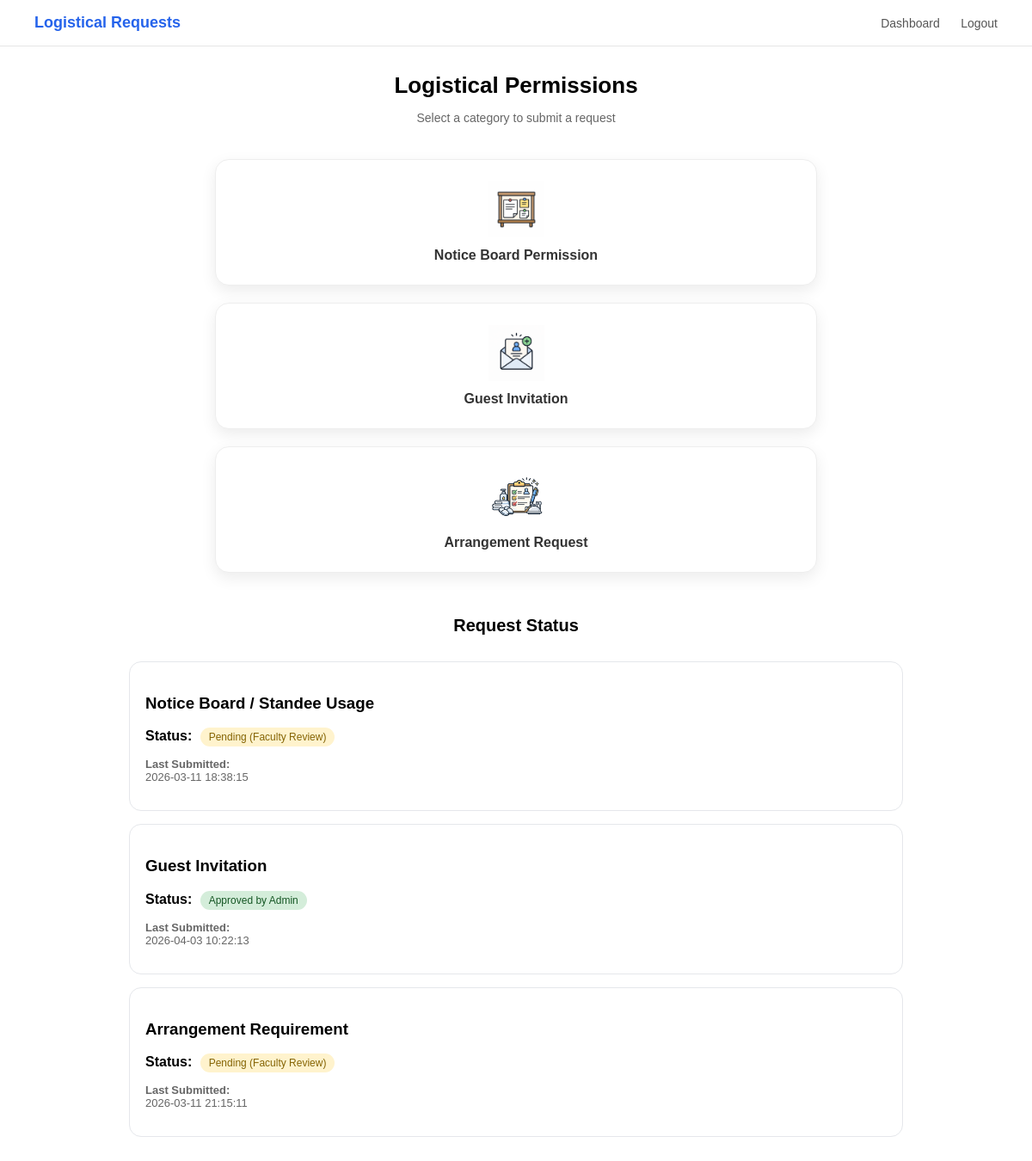
The page /logistics.php (signed in) on the database its author committed.
### tables this page shows
CREATE TABLE `logistical_requests` (
  `request_id` int(11) NOT NULL,
  `committee_id` varchar(50) DEFAULT NULL,
  `type` enum('notice_board','guest_invitation','arrangement') DEFAULT NULL,
  `status` enum('pending','approved','rejected') DEFAULT 'pending',
  `created_at` timestamp NOT NULL DEFAULT current_timestamp(),
  `rejection_reason` varchar(255) DEFAULT NULL,
  `forwarded_to_admin` tinyint(1) DEFAULT 0,
  `admin_status` enum('pending','approved','rejected') DEFAULT 'pending',
  `admin_remarks` varchar(255) DEFAULT NULL
);

### logistics.php (the view, shortened to what this page needs)
<?php
require 'includes/db_connect.php';
$committee_id = $_SESSION['committee_id'];
$stmt = $conn->prepare("
SELECT request_id, type, status, created_at, rejection_reason,
       forwarded_to_admin, admin_status
FROM logistical_requests
WHERE committee_id = ?
AND created_at = (
    SELECT MAX(created_at)
    FROM logistical_requests l2
    WHERE l2.type = logistical_requests.type
    AND l2.committee_id = ?
)
");
$stmt->bind_param("ss",$committee_id,$committee_id);
$stmt->execute();
$result = $stmt->get_result();
$requests = [];
while($row = $result->fetch_assoc()){
    $requests[$row['type']] = $row;
}
$categories = [
    "notice_board" => "Notice Board / Standee Usage",
    "guest_invitation" => "Guest Invitation",
    "arrangement" => "Arrangement Requirement"
];
?>
<!DOCTYPE html>
<html>
<head>
</head>
<body>
<div class="header">
<h2>Logistical Requests</h2>
<div>
<a href="committee_dashboard.php">Dashboard</a>
<a href="logout.php">Logout</a>
</div>
</div>
<div class="title">
<h1>Logistical Permissions</h1>
<p>Select a category to submit a request</p>
</div>
<div class="grid">
    <a href="notice_board.php">
        <div class="grid-card">
            <img src="assets/images/noticeboard.png" class="grid-icon">
            <span>Notice Board Permission</span>
        </div>
    </a>
    <a href="guest_invitation.php">
        <div class="grid-card">
            <img src="assets/images/guestinv.png" class="grid-icon">
            <span>Guest Invitation</span>
        </div>
    </a>
    <a href="arrangement_request.php">
        <div class="grid-card">
            <img src="assets/images/arrangereq.png" class="grid-icon">
            <span>Arrangement Request</span>
        </div>
    </a>
</div>
<h2 class="status-title">Request Status</h2>
<div class="status-container">
<?php foreach($categories as $key => $label): ?>
<div class="status-card">
<h3><?= $label; ?></h3>
<?php if(isset($requests[$key])): ?>
<?php
$data = $requests[$key];
?>
<p>
<strong>Status:</strong>
<?php
if ($data['forwarded_to_admin'] == 1 && $data['admin_status'] == 'pending') {
    echo "<span class='status-text forwarded'>Forwarded to Admin</span>";
}
elseif ($data['admin_status'] == 'approved') {
    echo "<span class='status-text approved'>Approved by Admin</span>";
}
elseif ($data['admin_status'] == 'rejected') {
    echo "<span class='status-text rejected'>Rejected by Admin</span>";
}
elseif ($data['status'] == 'pending') {
    echo "<span class='status-text pending'>Pending (Faculty Review)</span>";
}
elseif ($data['status'] == 'rejected') {
    echo "<span class='status-text rejected'>Rejected by Faculty</span>";
}
?>
</p>
<p style="font-size:13px;color:#666;">
<strong>Last Submitted:</strong><br>
<?= $data['created_at']; ?>
</p>
<?php else: ?>
<p style="color:#999;font-size:13px;">⚪ Not Submitted Yet</p>
<?php endif; ?>
</div>
<?php endforeach; ?>
</div>
</body>
</html>

### logistics.php (style rules this page uses)
body { font-family: Arial, Helvetica, sans-serif; margin:0; background:white; }
.header { background:white; border-bottom:1px solid #e5e5e5; padding:16px 40px; display:flex; justify-content:space-between; align-items:center; }
.header h2 { margin:0; font-size:18px; color:#2563eb; font-weight:600; }
.header a { text-decoration:none; margin-left:20px; font-size:14px; color:#555; }
.title { text-align:center; margin-top:30px; }
.title h1 { font-size:26px; margin-bottom:5px; }
.title p { color:#666; font-size:14px; }
.grid { max-width:700px; margin:40px auto; display:grid; grid-template-columns:1fr; gap:20px; padding:0 20px; }
.grid-card { background:white; border-radius:16px; padding:25px; display:flex; flex-direction:column; align-items:center; justify-content:center; gap:12px; cursor:pointer; transition:0.25s; border:1px solid #eee; box-shadow:0 6px 18px rgba(0,0,0,0.08); }
.grid-icon { width:65px; height:65px; object-fit:contain; }
.grid-card span { font-size:16px; font-weight:600; color:#333; text-align:center; }
.grid a { text-decoration:none; }
.status-title { text-align:center; font-size:20px; font-weight:600; margin-top:50px; }
.status-container { max-width:900px; margin:30px auto; display:grid; grid-template-columns:1fr; gap:15px; padding:0 20px; }
.status-card { border:1px solid #e5e7eb; border-radius:14px; padding:18px; background:white; }
.status-text { font-size:12px; padding:4px 10px; border-radius:20px; margin-left:5px; }
.pending { background:#fff3cd; color:#856404; }
.approved { background:#d4edda; color:#155724; }

### rows shown on the page
logistical_requests: label "Notice Board / Standee Usage", forwarded_to_admin "Pending (Faculty Review)", created_at "2026-03-11 18:38:15"
logistical_requests: label "Guest Invitation", forwarded_to_admin "Approved by Admin", created_at "2026-04-03 10:22:13"
logistical_requests: label "Arrangement Requirement", forwarded_to_admin "Pending (Faculty Review)", created_at "2026-03-11 21:15:11"
